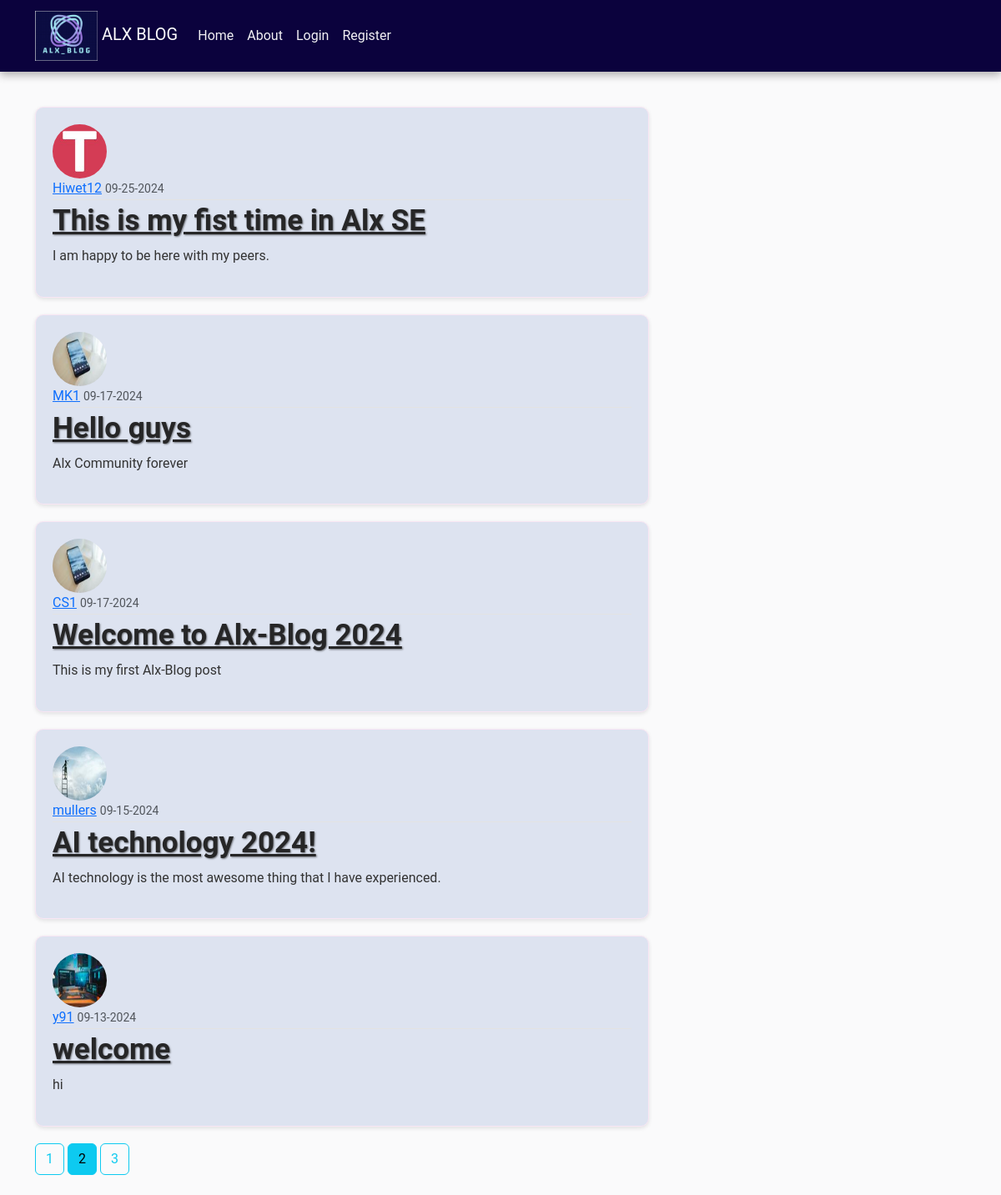
The page /home?page=2 on the database its author committed.
### alxblog/models.py (models this page shows, shortened)
class Post(db.Model):
    id = db.Column(db.Integer, primary_key=True)
    title = db.Column(db.String(150), nullable=False)
    date_posted = db.Column(db.DateTime, nullable=False, default=datetime.utcnow)
    content = db.Column(db.Text, nullable=False)
    user_id = db.Column(db.Integer, db.ForeignKey('user.id'), nullable=False)
    comments = db.relationship('Comment', backref='post', lazy=True)

class User(db.Model, UserMixin):
    id = db.Column(db.Integer, primary_key=True)
    username = db.Column(db.String(20), unique=True, nullable=False)
    email = db.Column(db.String(150), unique=True, nullable=False)
    image_file = db.Column(db.String(20), nullable=False, default='default.jpg')
    password = db.Column(db.String(60), nullable=False)
    posts = db.relationship('Post', backref='author', lazy=True)
    comments = db.relationship('Comment', back_populates='user', lazy=True)

### alxblog/routes.py (the view)
@app.route("/home")
def home():
    page = request.args.get('page', 1, type=int)
    posts = Post.query.order_by(Post.date_posted.desc()).paginate(page=page, per_page=5)
    return render_template('home.html', posts=posts, title='Home')

### alxblog/templates/home.html
{% extends "layout.html" %}
{% block content %}
{% for post in posts.items %}
 <article class="media content-section">
    <img class="rounded-circle article-img" src="{{ url_for('static', filename='profile_pics/' + post.author.image_file) }}">
    <div class="media-body">
      <div class="article-metadata">
        <a class="mr-2" href="#">{{ post.author.username }}</a>
        <small class="text-muted">{{ post.date_posted.strftime('%m-%d-%Y') }}</small>
      </div>
      <h2><a class="article-title" href="{{ url_for('post', post_id=post.id) }}">{{ post.title }}</a></h2>
      <p class="article-content">{{ post.content }}</p>
    </div>
  </article>
{% endfor %}
{% for page_num in posts.iter_pages(left_edge=1, right_edge=1, left_current=1, right_current=2) %}
{% if page_num %}
{% if posts.page == page_num%}
<a class="btn btn-info mb-4" href="{{ url_for('home', page=page_num) }}">{{ page_num }}</a>
{% else %}
<a class="btn btn-outline-info mb-4" href="{{ url_for('home', page=page_num) }}">{{ page_num }}</a>
{% endif %}
{% else %}
...
{% endif %}
{% endfor %}
{% endblock content %}

### alxblog/static/main.css (style rules this page uses)
body { background: #fafafb; font-family: "Roboto", sans-serif; font-size: medium; color: #333333; margin-top: 5rem; transition: background 0.5s ease; }
h1, h2, h3, h4, h5, h6 { font-size: 35px; color: #444444; text-shadow: 1px 1px 2px rgba(0, 0, 0, 0.5); }
.content-section { background: #dde3f0; padding: 20px; border: 1px solid #f8e6f4; border-radius: 10px; margin-bottom: 20px; box-shadow: 0 2px 5px rgba(0, 0, 0, 0.1); transition: transform 0.3s ease; }
.article-title { color: #262627; font-weight: bold; }
.article-content { white-space: pre-line; line-height: 1.6; }
.article-img { height: 65px; width: 65px; margin-right: 16px; border-radius: 50%; }
.article-metadata { padding-bottom: 1px; margin-bottom: 4px; border-bottom: 1px solid #e3e3e3; }

### rows shown on the page
Post: image_file (picture), author.username "Hiwet12", date_posted "09-25-2024", title "This is my fist time in Alx SE", content "I am happy to be here with my peers."
Post: image_file (picture), author.username "MK1", date_posted "09-17-2024", title "Hello guys", content "Alx Community forever"
Post: image_file (picture), author.username "CS1", date_posted "09-17-2024", title "Welcome to Alx-Blog 2024", content "This is my first Alx-Blog post"
Post: image_file (picture), author.username "mullers", date_posted "09-15-2024", title "AI technology 2024!", content "AI technology is the most awesome thing that I have experienced."
Post: image_file (picture), author.username "y91", date_posted "09-13-2024", title "welcome", content "hi"

### other values the page prints
{{ page_num }} "1" "3"
{{ page_num }} "2"
